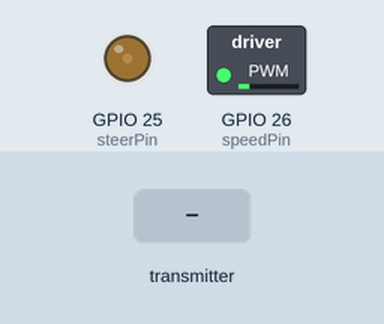
A sketch run on a simulated ESP32. Parts: switched loads named in the sketch (green lamp = pin HIGH), output pins drawn as LEDs (lit = HIGH). The test bench sets the inputs (shaded band). What the sketch prints to the serial monitor is not drawn.

Above: at 1.2 s.
1.3 s: the transmitter starts sending speed = 2048
At 2.5 s:
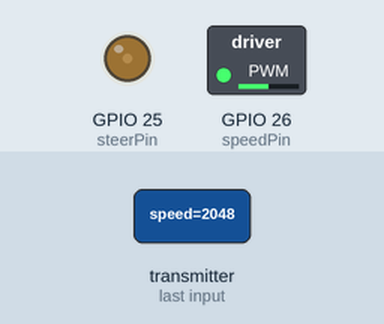
3.2 s: the transmitter starts sending steer = 4095
At 5.5 s:
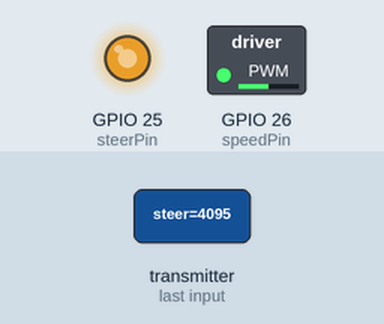
6.2 s: the transmitter starts sending speed = 0
At 7.3 s:
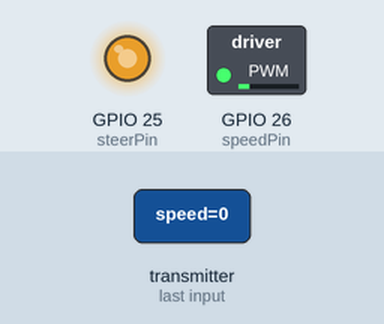
8.0 s: the transmitter starts sending steer = 0
At 8.36 s:
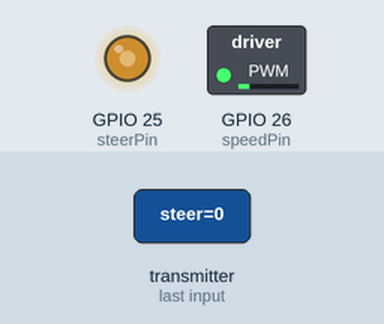
11.0 s: the transmitter starts sending speed = 4095
At 12.7 s:
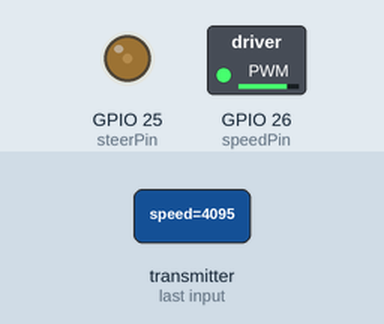
14.0 s: the transmitter starts sending steer = 1024
At 14.5 s:
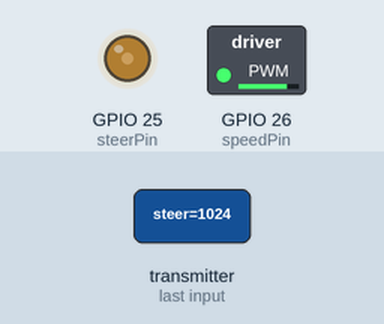
Timing chart, 0 to 16.6 s (numbered marks = the images above; inputs shaded):
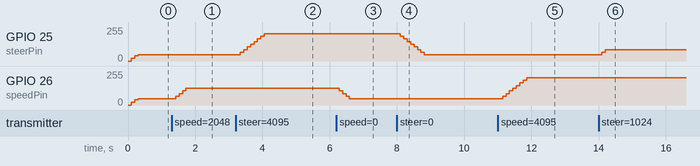

The sketch:

robotReceiver.ino
```cpp
#include <esp_now.h>
#include <WiFi.h>
#define speedPin 26
#define steerPin 25
//robotReceiver.ino
#define acc 20
#define accDelay 100
#define maxspeed 80 // max value frome the center (between 0 and 126)
#define deadband 10
#define Max 230
#define SIGNAL_TIMEOUT 1000  // This is signal timeout in milli seconds. We will reset the data if no signal


int speedMap;
int dirMap ;
int previousTime2;
int cmdD;
int cmdT;
int cmdDV;
int cmdTV;
unsigned long lastRecvTime = 0;

struct PacketData
{
   int speed;
   int  steer;
};

PacketData receiverData;

// callback function that will be executed when data is received
void OnDataRecv(const esp_now_recv_info_t *info, const uint8_t *incomingData, int len)
{
  if (len == 0)
  {
    return;
  }
  memcpy(&receiverData, incomingData, sizeof(receiverData));
  char inputValuesString[100];
  sprintf(inputValuesString, "%3d,%3d",receiverData.speed,receiverData.steer);// print receiverData
  Serial.println(inputValuesString);
  lastRecvTime = millis();
}
void stop()
{
 dacWrite(speedPin, 126);
 dacWrite(steerPin, 126);
}

void setup()
{
  Serial.begin(115200);
  pinMode(speedPin,OUTPUT);
  pinMode(steerPin,OUTPUT);
  WiFi.mode(WIFI_STA);
  // Init ESP-NOW
  if (esp_now_init() != ESP_OK)
  {
    Serial.println("Error initializing ESP-NOW");
    return;
  }

  esp_now_register_recv_cb(OnDataRecv);
  previousTime2=millis();
  stop();
}


void loop()
{
  cmdDV=map( receiverData.speed,0,4095,126-maxspeed,126+maxspeed);
  cmdTV=map(receiverData.steer,0,4095,126-maxspeed,126+maxspeed);
  if (cmdDV<(126+deadband) && cmdDV>(126-deadband)) cmdDV=126;
  if (cmdTV<(126+deadband) && cmdTV>(126-deadband)) cmdTV=126;
  cmdDV=constrain(cmdDV,0,Max);
  cmdTV=constrain(cmdTV,0,Max);
  if( (millis() - previousTime2) > accDelay)
  {
   previousTime2 = millis();
   if( cmdD > cmdDV )
   {
    cmdD -= acc;
    cmdD = max(cmdDV, cmdD) ;
   }
   if( cmdD < cmdDV )
   {
    cmdD += acc;
    cmdD = min(cmdDV, cmdD) ;
   }
   if( cmdT > cmdTV )
   {
    cmdT -= acc;
    cmdT = max(cmdTV, cmdT) ;
   }
   if( cmdT < cmdTV )
   {
    cmdT += acc;
    cmdT = min(cmdTV, cmdT) ;
   }
  }
 dacWrite(speedPin, cmdD);
 dacWrite(steerPin, cmdT);
 Serial.print(cmdD);
 Serial.print("     ;;;   ");
 Serial.println(cmdT);
 //Check Signal lost.
 unsigned long now = millis();
 if ( now - lastRecvTime > SIGNAL_TIMEOUT )
  { stop();
    Serial.println("No Signal");
  }


}
```

Measured:
- after the input at 1.3 s, GPIO 26 (speedPin): 46/255 → 66/255 after 0.12 s, → 86/255 0.10 s later, → 106/255 0.10 s later, → 126/255 0.10 s later
- after the input at 3.2 s, GPIO 25 (steerPin): moves from 46/255 to 206/255 over 0.71 s, starting after 0.14 s
- after the input at 6.2 s, GPIO 26 (speedPin): 126/255 → 106/255 after 0.08 s, → 86/255 0.10 s later, → 66/255 0.10 s later, → 46/255 0.10 s later
- after the input at 8.0 s, GPIO 25 (steerPin): moves from 206/255 to 46/255 over 0.71 s, starting after 0.11 s
- after the input at 11.0 s, GPIO 26 (speedPin): moves from 46/255 to 206/255 over 0.71 s, starting after 0.15 s
- after the input at 14.0 s, GPIO 25 (steerPin): 46/255 → 66/255 after 0.09 s, → 86/255 0.10 s later
